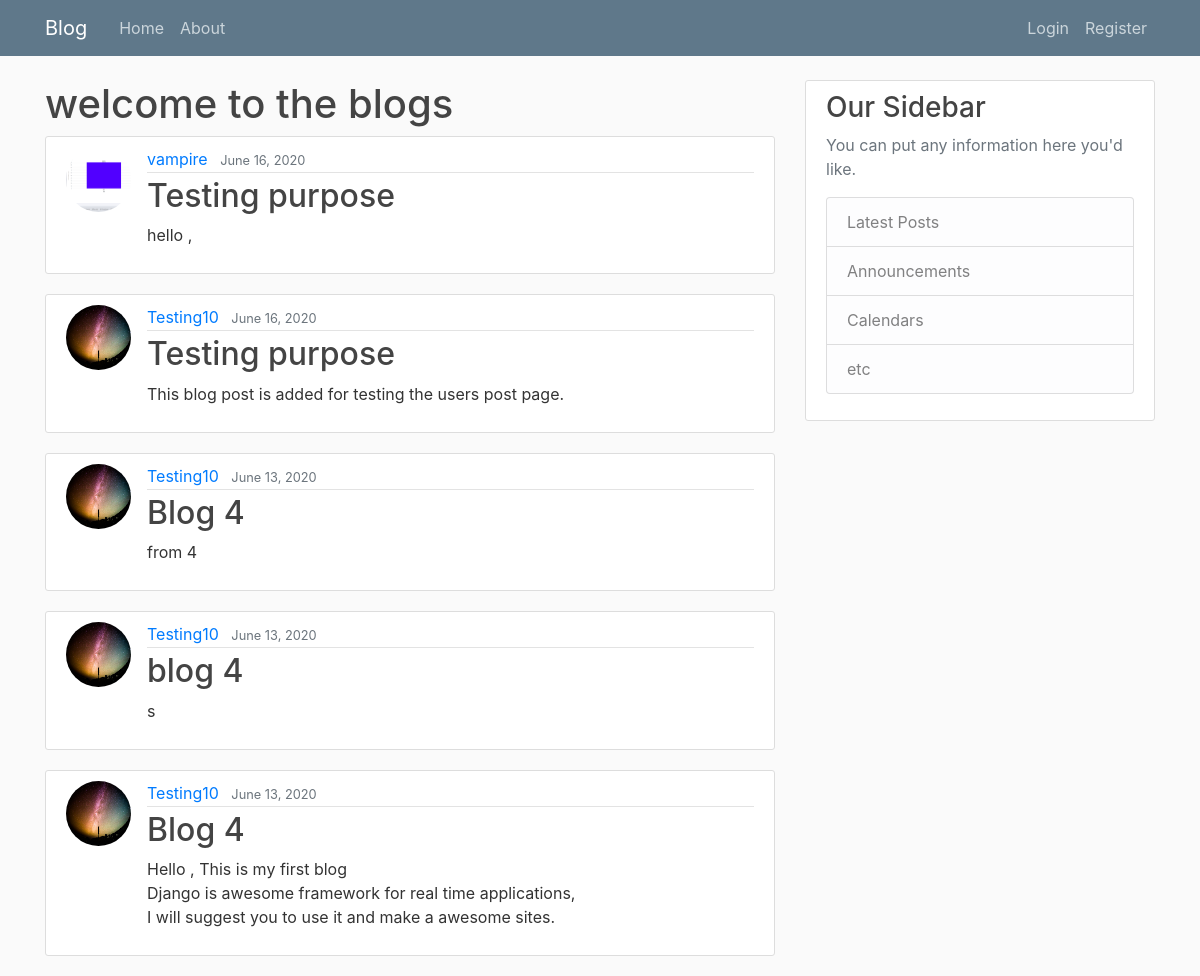
The page / on the database its author committed.
### blog/models.py (models this page shows, shortened)
class Post(models.Model):
    title = models.CharField(max_length=100)
    content = models.TextField()
    date_posted = models.DateTimeField(default=timezone.now)
    author = models.ForeignKey(User,on_delete=models.CASCADE)

### users/models.py (models this page shows, shortened)
class Profile(models.Model):
    user = models.OneToOneField(User, on_delete=models.CASCADE)
    image = models.ImageField(default='default.jpg', upload_to='profile_pics')

### blog/views.py (the view)
# urls.py: path('', PostListView.as_view(), name="blog-home"),
class PostListView(ListView):
    model = Post
    template_name = 'blog/home.html'   # <app>/<model>_<viewtype>/html
    context_object_name = 'posts'
    ordering = ['-date_posted']
    paginate_by = 5

### blog/templates/blog/home.html
{% extends "blog/base.html" %}
{% block content %}
    <h1>welcome to the blogs </h1>
    {% for post in posts %}
        <article class="media content-section">
            <img class="rounded-circle article-img" src="{{ post.author.profile.image.url }}">
            <div class="media-body">
            <div class="article-metadata">
                <a class="mr-2" href="#">{{ post.author }}</a>
                <small class="text-muted">{{ post.date_posted|date:"F d, Y" }}</small>
            </div>
            <h2><a class="article-title" href="{% url 'post-detail' post.id %}">{{ post.title }}</a></h2>
            <p class="article-content">{{ post.content }}</p>
            </div>
        </article>
    {% endfor %}
{% endblock %}

### blog/static/blog/main.css (style rules this page uses)
body { background: #fafafa; color: #333333; margin-top: 5rem; }
h1, h2, h3, h4, h5, h6 { color: #444444; }
.content-section { background: #ffffff; padding: 10px 20px; border: 1px solid #dddddd; border-radius: 3px; margin-bottom: 20px; }
.article-title { color: #444444; }
.article-content { white-space: pre-line; }
.article-img { height: 65px; width: 65px; margin-right: 16px; }
.article-metadata { padding-bottom: 1px; margin-bottom: 4px; border-bottom: 1px solid #e3e3e3 }

### rows shown on the page
Post: author.profile.image (picture), author "vampire", date_posted "June 16, 2020", title "Testing purpose", content "hello ,"
Post: author.profile.image (picture), author "Testing10", date_posted "June 16, 2020", title "Testing purpose", content "This blog post is added for testing the users post page."
Post: author.profile.image (picture), author "Testing10", date_posted "June 13, 2020", title "Blog 4", content "from 4"
Post: author.profile.image (picture), author "Testing10", date_posted "June 13, 2020", title "blog 4", content "s"
Post: author.profile.image (picture), author "Testing10", date_posted "June 13, 2020", title "Blog 4", content "Hello , This is my first blog Django is awesome framework for real time applications, I will suggest you to use it and make a awesome sites."
